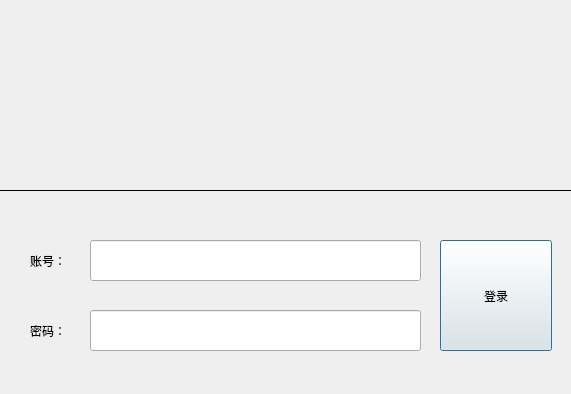
<?xml version="1.0" encoding="UTF-8"?>
<ui version="4.0">
 <class>LoginDialog</class>
 <widget class="QDialog" name="LoginDialog">
  <property name="geometry">
   <rect>
    <x>0</x>
    <y>0</y>
    <width>571</width>
    <height>394</height>
   </rect>
  </property>
  <property name="windowTitle">
   <string>Dialog</string>
  </property>
  <widget class="QLabel" name="label">
   <property name="geometry">
    <rect>
     <x>-10</x>
     <y>-10</y>
     <width>591</width>
     <height>201</height>
    </rect>
   </property>
   <property name="frameShape">
    <enum>QFrame::Box</enum>
   </property>
   <property name="text">
    <string/>
   </property>
  </widget>
  <widget class="QLabel" name="label_2">
   <property name="geometry">
    <rect>
     <x>30</x>
     <y>240</y>
     <width>111</width>
     <height>41</height>
    </rect>
   </property>
   <property name="text">
    <string>账号：</string>
   </property>
  </widget>
  <widget class="QLabel" name="label_3">
   <property name="geometry">
    <rect>
     <x>30</x>
     <y>310</y>
     <width>111</width>
     <height>41</height>
    </rect>
   </property>
   <property name="text">
    <string>密码：</string>
   </property>
  </widget>
  <widget class="QLineEdit" name="userNameLineEdit">
   <property name="geometry">
    <rect>
     <x>90</x>
     <y>240</y>
     <width>331</width>
     <height>41</height>
    </rect>
   </property>
  </widget>
  <widget class="QLineEdit" name="passwdLineEdit">
   <property name="geometry">
    <rect>
     <x>90</x>
     <y>310</y>
     <width>331</width>
     <height>41</height>
    </rect>
   </property>
  </widget>
  <widget class="QPushButton" name="loginBtn">
   <property name="geometry">
    <rect>
     <x>440</x>
     <y>240</y>
     <width>112</width>
     <height>111</height>
    </rect>
   </property>
   <property name="text">
    <string>登录</string>
   </property>
  </widget>
 </widget>
 <resources/>
 <connections/>
</ui>
